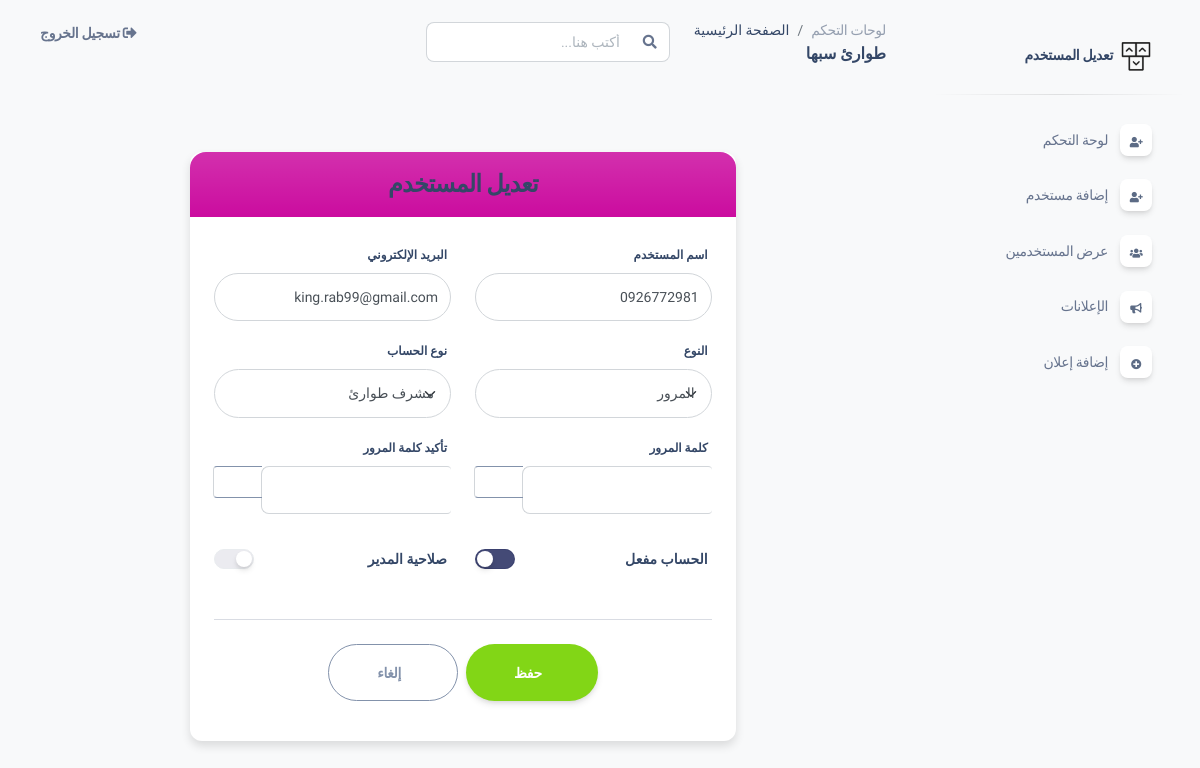
The app's page /users/2/edit/ (signed in) with its own data.
### Main/models.py (models this page shows, shortened)
class CustomUser(AbstractUser):
    REPORT_TYPE_CHOICES = [
        ("traffic", "المرور"),     # بلاغ مروري
        ("help", "النجدة"),           # طلب مساعدة
        ("ambulance", "الاسعاف"),
         ('fire','المطافئ'),
          ('user','مستخدم') # طلب إسعاف
    ]
    USER_ROLE_CHOICES = [
        ('admin', 'مدير نظام'),
        ('emergency_admin', 'مشرف طوارئ'),  # مثل مدير مرور - إسعاف
        ('emergency_center', 'مركز طوارئ'),  # نقطة تابعة للمشرف
        ('user', 'مستخدم عادي'),
    ]
    user_type =models.CharField(choices=USER_ROLE_CHOICES, max_length=50,null=True,blank=True)
    type = models.CharField(choices=REPORT_TYPE_CHOICES,max_length=50)

### Main/views.py (the view)
# urls.py: path('users/<int:pk>/edit/', edit_user, name='edit_user'),
@login_required
@superuser_required
def edit_user(request, pk):
    user = get_object_or_404(CustomUser, pk=pk)
    if request.method == 'POST':
        form = CustomUserForm(request.POST, instance=user)
        if form.is_valid():
            form.save()
            return redirect('user_list')
    else:
        form = CustomUserForm(instance=user)
    return render(request, 'users/user_form.html', {'form': form, 'title': 'تعديل المستخدم'})

### Main/forms.py (shortened to what this page needs)
class CustomUserForm(forms.ModelForm):
    password = forms.CharField(widget=forms.PasswordInput, required=False, label="كلمة المرور")
    confirm_password = forms.CharField(widget=forms.PasswordInput, required=False, label="تأكيد كلمة المرور")
    class Meta:
        model = CustomUser
        fields = ['username', 'email', 'first_name', 'last_name', 'user_type', 'type', 'is_active', 'is_superuser']
        labels = {
            'username': 'اسم المستخدم',
            'email': 'البريد الإلكتروني',
            'first_name': 'الاسم الأول',
            'last_name': 'اسم العائلة',
            'user_type': 'نوع الحساب',
            'type': 'الجهة/القسم',
            'is_active': 'نشط؟',
            'is_superuser': 'مشرف عام؟',
        }
        widgets = {
            'user_type': forms.Select(attrs={'class': 'form-control'}),
            'type': forms.Select(attrs={'class': 'form-control'}),
        }

### Main/templatetags/form_tags.py (called while the page is built)
@register.filter(name='add_class')
def add_class(field, css):
    return field.as_widget(attrs={"class": css})

### Main/views.py (called while the page is built)
def superuser_required(view_func):
    return user_passes_test(lambda u: u.is_superuser)(view_func)

### templates/users/user_form.html (shortened to what this page needs)
{% extends "base.html" %}
{% load form_tags %}
{% block title %}{{ title }}{% endblock %}
{% block content %}
<div class="container py-5">
  <div class="row justify-content-center">
    <div class="col-lg-8">
      <div class="card shadow-sm border-0 rounded-3">
        <div class="card-header bg-gradient bg-primary text-white text-center p-3">
          <h4 class="mb-0 fw-bold">{{ title }}</h4>
        </div>
        <div class="card-body p-4">
          <form method="post" class="needs-validation" novalidate>
            <div class="row">
              <div class="col-md-6 mb-3">
                <label for="id_username" class="form-label fw-bold">
                  اسم المستخدم
                </label>
                {{ form.username|add_class:"form-control form-control-lg rounded-pill" }}
              </div>
              <div class="col-md-6 mb-3">
                <label for="id_email" class="form-label fw-bold">
                  البريد الإلكتروني
                </label>
                {{ form.email|add_class:"form-control form-control-lg rounded-pill" }}
              </div>
            </div>
            <div class="row">
              <div class="col-md-6 mb-3">
                <label for="id_type" class="form-label fw-bold">
                  النوع
                </label>
                {{ form.type|add_class:"form-select form-select-lg rounded-pill" }}
              </div>
              <div class="col-md-6 mb-3">
                <label for="id_user_type" class="form-label fw-bold">
                  نوع الحساب
                </label>
                {{ form.user_type|add_class:"form-select form-select-lg rounded-pill" }}
              </div>
            </div>
            <div class="row">
              <div class="col-md-6 mb-3">
                <label for="id_password" class="form-label fw-bold">
                  كلمة المرور
                </label>
                <div class="input-group">
                  {{ form.password|add_class:"form-control form-control-lg rounded-end" }}
                  <button class="btn btn-outline-secondary rounded-start" type="button" onclick="togglePassword('id_password')">
                  </button>
                </div>
              </div>
              <div class="col-md-6 mb-3">
                <label for="id_confirm_password" class="form-label fw-bold">
                  تأكيد كلمة المرور
                </label>
                <div class="input-group">
                  {{ form.confirm_password|add_class:"form-control form-control-lg rounded-end" }}
                  <button class="btn btn-outline-secondary rounded-start" type="button" onclick="togglePassword('id_confirm_password')">
                  </button>
                </div>
              </div>
            </div>
            <div class="row mt-3">
              <div class="col-md-6">
                <div class="form-check form-switch mb-3">
                  {{ form.is_active|add_class:"form-check-input" }}
                  <label class="form-check-label fw-bold" for="id_is_active">
                    الحساب مفعل
                  </label>
                </div>
              </div>
              <div class="col-md-6">
                <div class="form-check form-switch mb-3">
                  {{ form.is_superuser|add_class:"form-check-input" }}
                  <label class="form-check-label fw-bold" for="id_is_superuser">
                    صلاحية المدير
                  </label>
                </div>
              </div>
            </div>
            <hr class="my-4">
            <div class="d-grid gap-2 d-md-flex justify-content-center mt-4">
              <button type="submit" class="btn btn-success btn-lg px-5 rounded-pill">
                حفظ
              </button>
              <a href="{% url 'user_list' %}" class="btn btn-outline-secondary btn-lg px-5 rounded-pill">
                إلغاء
              </a>
            </div>
          </form>
        </div>
      </div>
    </div>
  </div>
</div>
{% endblock %}

### records on screen
CustomUser: username "0926772981", email "king.rab99@gmail.com", type "المرور", user_type "مشرف طوارئ", is_active "☑"

### other values on screen
{{ title }} "تعديل المستخدم"
